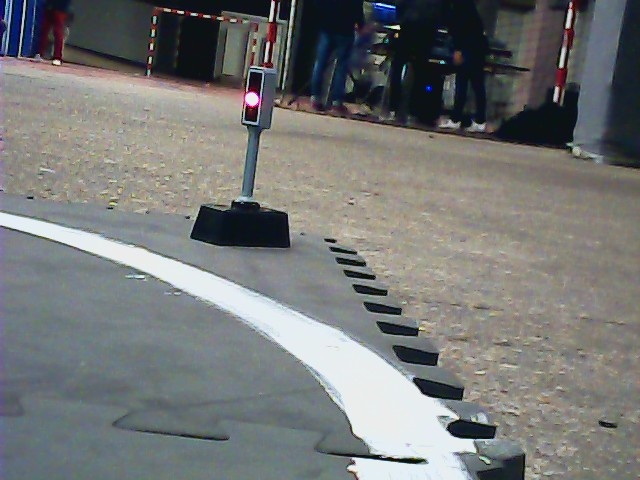
#> input picture src/server/pictures/107_0.0746.jpg, 640 x 480 px; its folder holds only this picture in this run
$ python build_recurent_dataset.py   (Python 2 division)   (older library calls are emulated)
#> lines starting #> are read from the running program, lines starting #| are printed output that depends on the picture
### src/image-processing/parse.py
import os
import glob
import re
import sys

DEBUG = False
dic = {"forward": 0, "left": 1, "right": 2}

# Search for all .jpg files in a specified folder
def get_filenames(path):
    if DEBUG:
        print("Opening folder %s" % path)
    filenames = []
    for infile in glob.glob(os.path.join(path, '*.jpg')):
        if DEBUG:
            print("File is: %s" % infile)
        filenames.append(infile)
    if not filenames:
        print("Not any file found.")
        sys.exit(1)
    return filenames


class REMatcher(object):
    def __init__(self, matchstring):
        self.matchstring = matchstring

    def match(self,regexp):
        self.rematch = re.match(regexp, self.matchstring)
        return bool(self.rematch)

    def group(self,i):
        return self.rematch.group(i)


# [11 lines left out: function labelize, not called in this run]

### src/image-processing/build_recurent_dataset.py
import numpy as np
import scipy
from sklearn import svm
from PIL import Image
import cv2

import filters
import parse

FOLDER = "../server/"
DATASET_NAME = "pictures/"
SIZE = 80*60
DEBUG = False

files = parse.get_filenames(FOLDER + DATASET_NAME)
dataset = np.ones((len(files), SIZE * 2 + 1))
labels = np.ones(len(files))

class Counter:
    i = 0

# Pipeline
def process_image(filename):
#> called with filename = '../server/pictures/107_0.0746.jpg'
    img = Image.open(filename)
#> img is the input picture: PIL image 640x480 RGB; mean R, G, B 117.7, 119.2, 118.6
    img = np.array(img)
    img = scipy.misc.imresize(img, (80, 60))
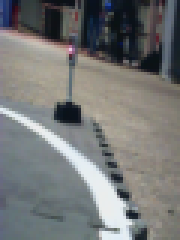
#> img: shape (80, 60, 3) (shown 3 times larger); mean R, G, B 117.7, 119.2, 118.6
    img = cv2.cvtColor(img, cv2.COLOR_BGR2GRAY)
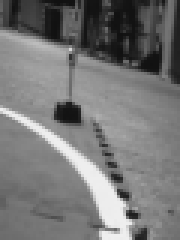
#> img: shape (80, 60) (shown 3 times larger); min 17, max 239, mean 118.8
#> (the run stopped early here; a loop or call above may not have finished)

$ run again, on src/server/pictures/111_0.5000.jpg
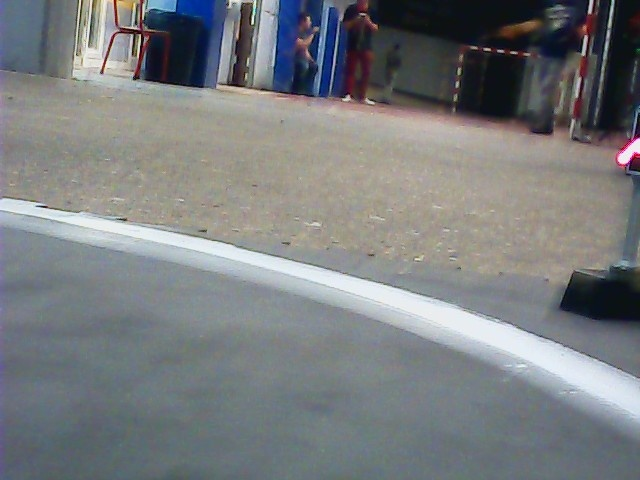
#> input picture src/server/pictures/111_0.5000.jpg, 640 x 480 px
#> in process_image, img is the input picture: PIL image 640x480 RGB; mean R, G, B 121.4, 124.4, 126.6
#> in process_image, `img = scipy.misc.imresize(img, (80, 60))`:
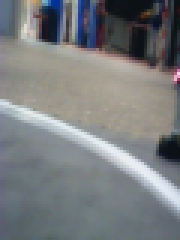
#> img: shape (80, 60, 3) (shown 3 times larger); mean R, G, B 121.4, 124.4, 126.6
#> in process_image, `img = cv2.cvtColor(img, cv2.COLOR_BGR2GRAY)`:
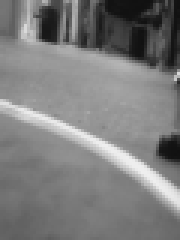
#> img: shape (80, 60) (shown 3 times larger); min 17, max 238, mean 124.7
